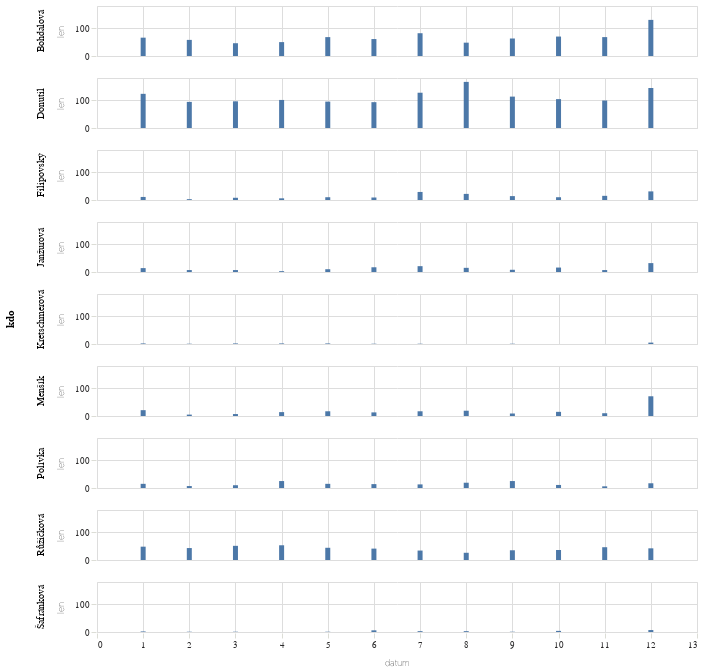

Here is the notebook cell this chart was saved with:
### Code cell
do_grafu4 = pl.concat(
    [
        najdi_cloveka_celorok("Bohdalov","Bohdalová"),
        najdi_cloveka_celorok("Donutil","Donutil"),
        najdi_cloveka_celorok("Polívk","Polívka"),
        najdi_cloveka_celorok("Menšík","Menšík"),
        najdi_cloveka_celorok("Janžurov","Janžurová"),
        najdi_cloveka_celorok("Filipovs","Filipovský"),
        najdi_cloveka_celorok("Růžičkov","Růžičková"),
        najdi_cloveka_celorok("Kretschmerov","Kretschmerová"),
        najdi_cloveka_celorok("Šafránkov","Šafránková")
    ]
)

alt.Chart(
    do_grafu4,
    width=600,
    height=50
).mark_bar(
).encode(
    alt.X("datum:Q",sort=poradi_dat),
    alt.Y("len:Q"),
    alt.Row("kdo:N")
)

### Figure 1 — Vega-Lite specification as saved in the notebook (floating-point values rounded to 4 significant figures)
{"config": {"title": {"font": "Noticia Text", "fontSize": 11.5, "anchor": "start", "lineHeight": 19, "fontWeight": "bolder", "subtitleFont": "Noticia Text", "subtitleFontSize": 10, "subtitleLineHeight": 15, "subtitlePadding": 10, "dy": -10, "color": "#292829", "subtitleColor": "#292829"}, "axis": {"labelFont": "Asap", "titleFont": "Asap", "fontWeight": "lighter", "titleFontWeight": "lighter", "labelFontSize": 9, "titleFontSize": 9, "labelPadding": 2, "titlePadding": 9, "domainOpacity": 0, "tickColor": "#DCDDD6", "labelColor": "#292829"}, "legend": {"labelFont": "Asap", "labelFontWeight": "normal", "titleFont": "Asap", "titleFontWeight": "normal", "labelFontSize": 9, "titleFontSize": 9, "labelColor": "#292829"}}, "data": {"name": "data-39bbb721da6b0792ae6d000b294f0103"}, "mark": {"type": "bar"}, "encoding": {"row": {"field": "kdo", "type": "nominal"}, "x": {"field": "datum", "sort": ["6.", "7.", "8.", "9.", "10.", "11.", "12.", "13.", "14.", "15.", "16.", "17.", "18.", "19.", "20.", "21.", "22.", "23.", "24.", "25.", "26.", "27.", "28.", "29.", "30.", "31.", "1.", "2.", "3.", "4.", "5."], "type": "quantitative"}, "y": {"field": "len", "type": "quantitative"}}, "height": 50, "width": 600, "$schema": "https://vega.github.io/schema/vega-lite/v5.8.0.json", "datasets": {"data-39bbb721da6b0792ae6d000b294f0103": [{"datum": 1, "len": 66, "kdo": "Bohdalová"}, {"datum": 2, "len": 58, "kdo": "Bohdalová"}, {"datum": 3, "len": 46, "kdo": "Bohdalová"}, {"datum": 4, "len": 50, "kdo": "Bohdalová"}, {"datum": 5, "len": 68, "kdo": "Bohdalová"}, {"datum": 6, "len": 61, "kdo": "Bohdalová"}, {"datum": 7, "len": 82, "kdo": "Bohdalová"}, {"datum": 8, "len": 48, "kdo": "Bohdalová"}, {"datum": 9, "len": 63, "kdo": "Bohdalová"}, {"datum": 10, "len": 70, "kdo": "Bohdalová"}, {"datum": 11, "len": 68, "kdo": "Bohdalová"}, {"datum": 12, "len": 130, "kdo": "Bohdalová"}, {"datum": 1, "len": 123, "kdo": "Donutil"}, {"datum": 2, "len": 94, "kdo": "Donutil"}, {"datum": 3, "len": 96, "kdo": "Donutil"}, {"datum": 4, "len": 101, "kdo": "Donutil"}, {"datum": 5, "len": 95, "kdo": "Donutil"}, {"datum": 6, "len": 93, "kdo": "Donutil"}, {"datum": 7, "len": 127, "kdo": "Donutil"}, {"datum": 8, "len": 166, "kdo": "Donutil"}, {"datum": 9, "len": 113, "kdo": "Donutil"}, {"datum": 10, "len": 104, "kdo": "Donutil"}, {"datum": 11, "len": 99, "kdo": "Donutil"}, {"datum": 12, "len": 144, "kdo": "Donutil"}, {"datum": 1, "len": 15, "kdo": "Polívka"}, {"datum": 2, "len": 7, "kdo": "Polívka"}, {"datum": 3, "len": 10, "kdo": "Polívka"}, {"datum": 4, "len": 25, "kdo": "Polívka"}, {"datum": 5, "len": 15, "kdo": "Polívka"}, {"datum": 6, "len": 14, "kdo": "Polívka"}, {"datum": 7, "len": 13, "kdo": "Polívka"}, {"datum": 8, "len": 19, "kdo": "Polívka"}, {"datum": 9, "len": 25, "kdo": "Polívka"}, {"datum": 10, "len": 11, "kdo": "Polívka"}, {"datum": 11, "len": 6, "kdo": "Polívka"}, {"datum": 12, "len": 17, "kdo": "Polívka"}, {"datum": 1, "len": 21, "kdo": "Menšík"}, {"datum": 2, "len": 5, "kdo": "Menšík"}, {"datum": 3, "len": 7, "kdo": "Menšík"}, {"datum": 4, "len": 14, "kdo": "Menšík"}, {"datum": 5, "len": 17, "kdo": "Menšík"}, {"datum": 6, "len": 13, "kdo": "Menšík"}, {"datum": 7, "len": 17, "kdo": "Menšík"}, {"datum": 8, "len": 19, "kdo": "Menšík"}, {"datum": 9, "len": 9, "kdo": "Menšík"}, {"datum": 10, "len": 15, "kdo": "Menšík"}, {"datum": 11, "len": 10, "kdo": "Menšík"}, {"datum": 12, "len": 71, "kdo": "Menšík"}, {"datum": 1, "len": 14, "kdo": "Janžurová"}, {"datum": 2, "len": 7, "kdo": "Janžurová"}, {"datum": 3, "len": 7, "kdo": "Janžurová"}, {"datum": 4, "len": 3, "kdo": "Janžurová"}, {"datum": 5, "len": 10, "kdo": "Janžurová"}, {"datum": 6, "len": 17, "kdo": "Janžurová"}, {"datum": 7, "len": 21, "kdo": "Janžurová"}, {"datum": 8, "len": 15, "kdo": "Janžurová"}, {"datum": 9, "len": 8, "kdo": "Janžurová"}, {"datum": 10, "len": 16, "kdo": "Janžurová"}, {"datum": 11, "len": 7, "kdo": "Janžurová"}, {"datum": 12, "len": 32, "kdo": "Janžurová"}, {"datum": 1, "len": 11, "kdo": "Filipovský"}, {"datum": 2, "len": 3, "kdo": "Filipovský"}, {"datum": 3, "len": 8, "kdo": "Filipovský"}, {"datum": 4, "len": 6, "kdo": "Filipovský"}, {"datum": 5, "len": 10, "kdo": "Filipovský"}, {"datum": 6, "len": 9, "kdo": "Filipovský"}, {"datum": 7, "len": 29, "kdo": "Filipovský"}, {"datum": 8, "len": 22, "kdo": "Filipovský"}, {"datum": 9, "len": 14, "kdo": "Filipovský"}, {"datum": 10, "len": 10, "kdo": "Filipovský"}, {"datum": 11, "len": 15, "kdo": "Filipovský"}, {"datum": 12, "len": 31, "kdo": "Filipovský"}, {"datum": 1, "len": 48, "kdo": "Růžičková"}, {"datum": 2, "len": 43, "kdo": "Růžičková"}, {"datum": 3, "len": 51, "kdo": "Růžičková"}, {"datum": 4, "len": 53, "kdo": "Růžičková"}, {"datum": 5, "len": 44, "kdo": "Růžičková"}, {"datum": 6, "len": 41, "kdo": "Růžičková"}, {"datum": 7, "len": 34, "kdo": "Růžičková"}, {"datum": 8, "len": 26, "kdo": "Růžičková"}, {"datum": 9, "len": 35, "kdo": "Růžičková"}, {"datum": 10, "len": 36, "kdo": "Růžičková"}, {"datum": 11, "len": 46, "kdo": "Růžičková"}, {"datum": 12, "len": 42, "kdo": "Růžičková"}, {"datum": 1, "len": 2, "kdo": "Kretschmerová"}, {"datum": 2, "len": 1, "kdo": "Kretschmerová"}, {"datum": 3, "len": 2, "kdo": "Kretschmerová"}, {"datum": 4, "len": 2, "kdo": "Kretschmerová"}, {"datum": 5, "len": 2, "kdo": "Kretschmerová"}, {"datum": 6, "len": 1, "kdo": "Kretschmerová"}, {"datum": 7, "len": 1, "kdo": "Kretschmerová"}, {"datum": 9, "len": 1, "kdo": "Kretschmerová"}, {"datum": 12, "len": 5, "kdo": "Kretschmerová"}, {"datum": 1, "len": 2, "kdo": "Šafránková"}, {"datum": 2, "len": 1, "kdo": "Šafránková"}, {"datum": 3, "len": 1, "kdo": "Šafránková"}, {"datum": 5, "len": 1, "kdo": "Šafránková"}, {"datum": 6, "len": 6, "kdo": "Šafránková"}, {"datum": 7, "len": 3, "kdo": "Šafránková"}, {"datum": 8, "len": 3, "kdo": "Šafránková"}, {"datum": 9, "len": 1, "kdo": "Šafránková"}, {"datum": 10, "len": 4, "kdo": "Šafránková"}, {"datum": 12, "len": 7, "kdo": "Šafránková"}]}}
